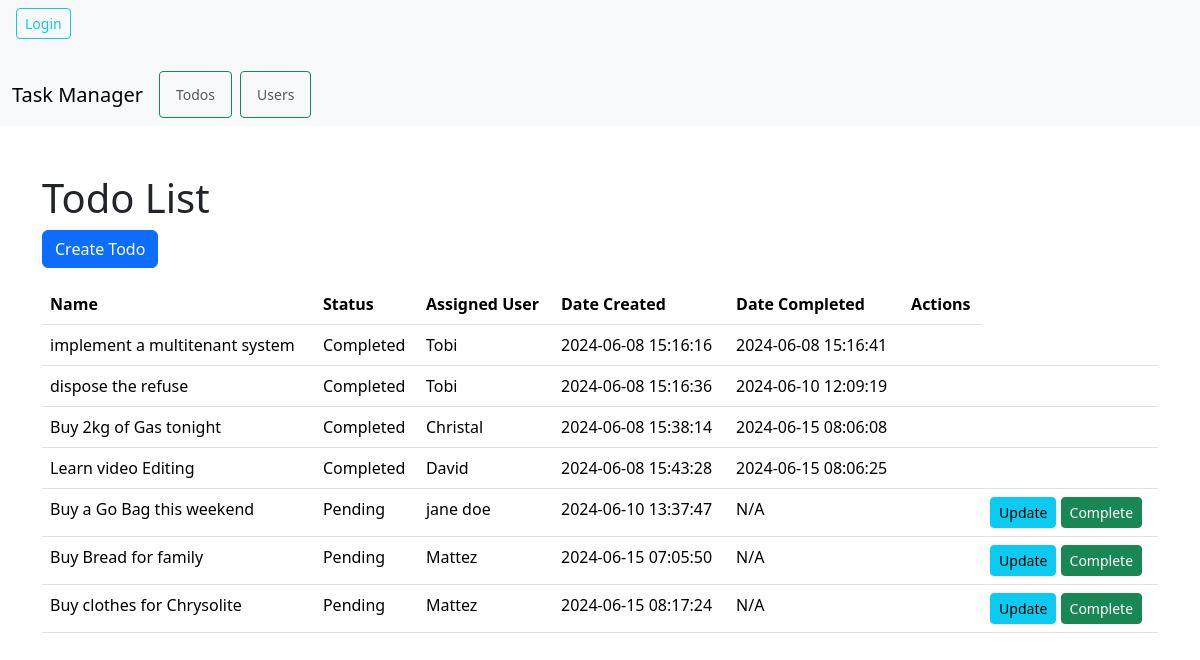
Before: / with the older database file.
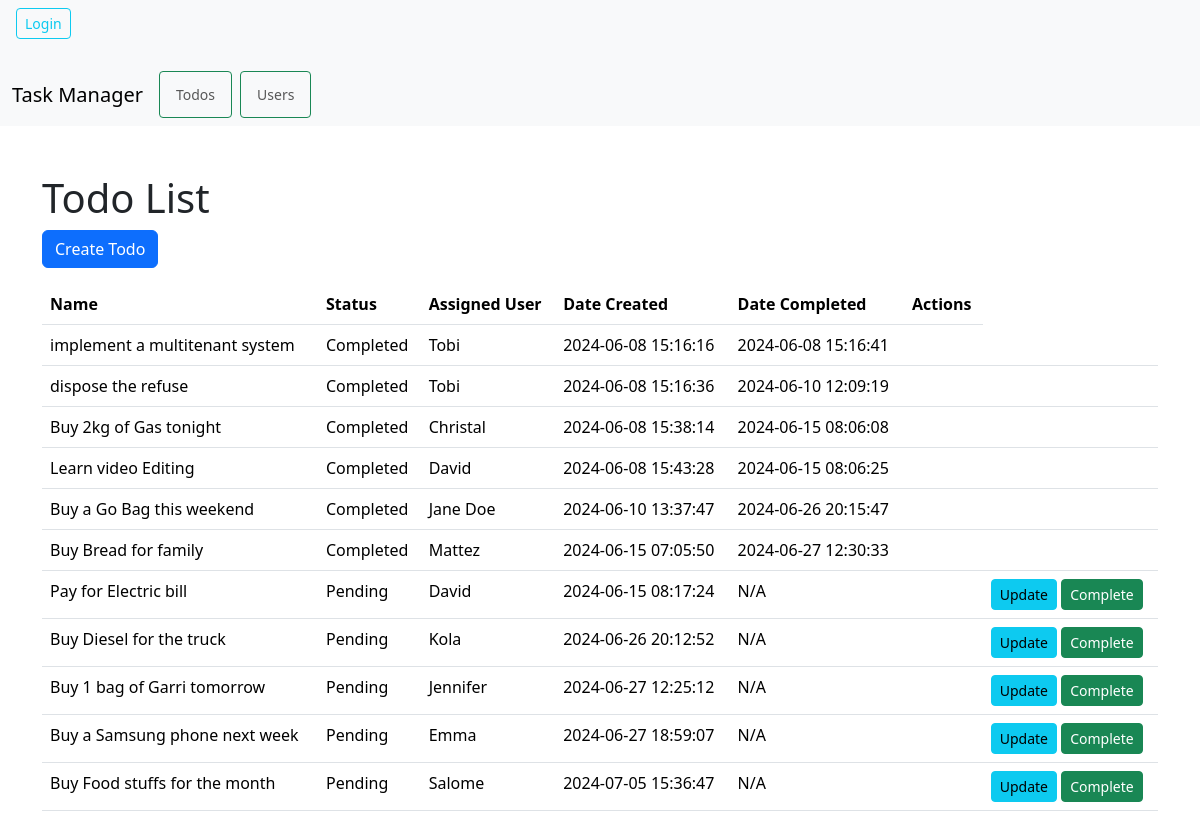
After: the same page with the newer database file.
### tables this page shows
CREATE TABLE `todos` (
  `id` int UNSIGNED NOT NULL,
  `user_id` int DEFAULT NULL,
  `name` varchar(100) NOT NULL,
  `is_completed` tinyint(1) NOT NULL DEFAULT '0',
  `created_at` timestamp NOT NULL DEFAULT CURRENT_TIMESTAMP,
  `updated_at` timestamp NOT NULL DEFAULT CURRENT_TIMESTAMP,
  `completed_at` timestamp NULL DEFAULT NULL
);

CREATE TABLE `users` (
  `id` int NOT NULL,
  `name` varchar(255) NOT NULL,
  `email` varchar(255) NOT NULL,
  `password` varchar(255) NOT NULL,
  `status` enum('active','inactive') NOT NULL DEFAULT 'active',
  `created_at` timestamp NULL DEFAULT CURRENT_TIMESTAMP,
  `updated_at` timestamp NULL DEFAULT CURRENT_TIMESTAMP ON UPDATE CURRENT_TIMESTAMP
);

### todo.php (called while the page is built, shortened)
<?php
class Todo {
    private $name;
    private $is_completed;
    private $created_at;
    private $id;
    private $completed_at;
    private $user;
    public function __construct($conn, $name, $is_completed, $created_at, $updated_at, $id = null, $completed_at = null, $user_id = null, $user = null) {
        $this->name = $name;
        $this->is_completed = $is_completed;
        $this->created_at = $created_at;
        $this->id = $id;
        $this->completed_at = $completed_at;
        $this->user = $user;
    }
    public static function findAll($conn) {
        $sql = "SELECT * FROM todos";
        $result = $conn->query($sql);
        $todos = [];
        while ($row = $result->fetch_assoc()) {
            $user = User::find($conn, $row['user_id']);
            $todos[] = new self(
                $conn,
                $row['name'],
                $row['is_completed'],
                $row['created_at'],
                $row['updated_at'],
                $row['id'],
                $row['completed_at'],
                $row['user_id'],
                $user
            );
        }
        return $todos;
    }
    public function getUser(){
        return $this->user;
    }
    public function getId() {
        return $this->id;
    }
    public function getName() {
        return $this->name;
    }
    public function getIsCompleted() {
        return $this->is_completed;
    }
    public function getCreatedAt() {
        return $this->created_at;
    }
    public function getCompletedAt() {
        return $this->completed_at;
    }
}

### users.php (called while the page is built, shortened)
<?php
class User {
    private $name;
    public function __construct($conn, $name, $email, $password, $status, $id = null) {
        $this->name = $name;
    }
    public function getName() {
        return $this->name;
    }
    public static function find($conn, $id) {
        $sql = "SELECT * FROM users WHERE id = ?";
        $statement = $conn->prepare($sql);
        $statement->bind_param("i", $id);
        $statement->execute();
        $result = $statement->get_result();
        if ($result->num_rows == 1) {
            $row = $result->fetch_assoc();
            $user = new User($conn, $row['name'], $row['email'], $row['password'], $row['status'], $row['id']);
            return $user;
        } else {
            return null;
        }
    }
}

### index.php (the view, shortened to what this page needs)
<?php
include 'Db.php';
include 'todo.php';
include 'users.php';
$todos = Todo::findAll($conn);
?>
<!DOCTYPE html>
<html>
<head>
    <link href="https://cdn.jsdelivr.net/npm/bootstrap@5.3.3/dist/css/bootstrap.min.css" rel="stylesheet">
</head>
<body>
    <?php include 'navbar.php'; ?>
    <div class="container mt-5">
        <h1>Todo List</h1>
        <a href="create.php" class="btn btn-primary mb-3">Create Todo</a>
        <table class="table">
            <thead>
                <tr>
                    <th>Name</th>
                    <th>Status</th>
                    <th>Assigned User</th>
                    <th>Date Created</th>
                    <th>Date Completed</th>
                    <th>Actions</th>
                </tr>
            </thead>
            <tbody>
                <?php foreach ($todos as $todo) {
                ?>
                    <tr>
                        <td><?php echo htmlspecialchars($todo->getName()); ?></td>
                        <td><?php echo $todo->getIsCompleted() ? 'Completed' : 'Pending'; ?></td>
                        <td><?php echo htmlspecialchars($todo->getUser() ? $todo->getUser()->getName() : 'Unassigned'); ?></td>
                        <td><?php echo htmlspecialchars($todo->getCreatedAt()); ?></td>
                        <td><?php echo htmlspecialchars($todo->getCompletedAt() ? date('Y-m-d H:i:s', strtotime($todo->getCompletedAt())) : 'N/A'); ?></td>
                        <td>
                        <td>
                            <?php if (!$todo->getIsCompleted()) { ?>
                                <a href="update.php?id=<?php echo $todo->getId(); ?>" class="btn btn-sm btn-info">Update</a>
                                <a href="complete.php?id=<?php echo $todo->getId(); ?>" class="btn btn-sm btn-success">Complete</a>
                            <?php } ?>
                        </td>
                    </tr>
                <?php } ?>
            </tbody>
        </table>
    </div>
</body>
</html>

### navbar.php (shortened to what this page needs)
<nav class="navbar navbar-expand-lg navbar-light bg-light">
    <ul class="list-unstyled ms-3">
        <?php if (isset($_SESSION['user_id'])): ?>
        <li class="nav-item">
            <button class="btn btn-sm btn-outline-info me-2" type="button"><a class = "nav-link" href="logout.php">Logout</a></button>
        </li>
        <?php else: ?>
            <li class="nav-item">
            <button class="btn btn-sm btn-outline-info me-2" type="button"><a class="nav-link" href="login.php">Login</a></button>
            </li>
        <?php endif; ?>
    </ul>
</nav>
<nav class="navbar navbar-expand-lg navbar-light bg-light">
    <div class="container-fluid">
        <a class="navbar-brand" href="#">Task Manager</a>
        <div class="collapse navbar-collapse" id="navbarNav">
            <ul class="navbar-nav">
                <li class="nav-item">
                <button class="btn btn-sm btn-outline-success me-2" type="button"><a class="nav-link" href="index.php">Todos</a></button>
                </li>
                <li class="nav-item">
                <button class="btn btn-sm btn-outline-success" type="button"><a class="nav-link" href="home.php">Users</a></button>
                </li>
            </ul>
        </div>
    </div>
</nav>

Changed rows visible on the page:
changed todos "Buy a Go Bag this weekend": user.name "jane doe" → "Jane Doe"; completed_at "N/A" → "2024-06-26 20:15:47"; is_completed "Pending Update Complete" → "Completed"
changed todos "Buy Bread for family": completed_at "N/A" → "2024-06-27 12:30:33"; is_completed "Pending Update Complete" → "Completed"
changed todos: name "Buy clothes for Chrysolite" → "Pay for Electric bill"; user.name "Mattez" → "David"
added todos: name "Buy Diesel for the truck", is_completed "Pending", user.name "Kola", created_at "2024-06-26 20:12:52", completed_at "N/A"
added todos: name "Buy 1 bag of Garri tomorrow", is_completed "Pending", user.name "Jennifer", created_at "2024-06-27 12:25:12", completed_at "N/A"
added todos: name "Buy a Samsung phone next week", is_completed "Pending", user.name "Emma", created_at "2024-06-27 18:59:07", completed_at "N/A"
added todos: name "Buy Food stuffs for the month", is_completed "Pending", user.name "Salome", created_at "2024-07-05 15:36:47", completed_at "N/A"
